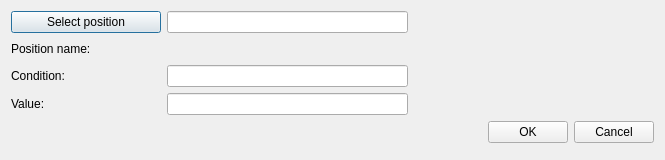
<?xml version="1.0" encoding="UTF-8"?>
<ui version="4.0">
 <class>CreatePercentRate</class>
 <widget class="QDialog" name="CreatePercentRate">
  <property name="geometry">
   <rect>
    <x>0</x>
    <y>0</y>
    <width>665</width>
    <height>160</height>
   </rect>
  </property>
  <property name="windowTitle">
   <string>Create/Update percent rate</string>
  </property>
  <property name="locale">
   <locale language="English" country="UnitedStates"/>
  </property>
  <property name="modal">
   <bool>false</bool>
  </property>
  <layout class="QGridLayout" name="gridLayout">
   <property name="leftMargin">
    <number>11</number>
   </property>
   <property name="topMargin">
    <number>11</number>
   </property>
   <property name="rightMargin">
    <number>11</number>
   </property>
   <property name="bottomMargin">
    <number>17</number>
   </property>
   <item row="3" column="0" colspan="2">
    <widget class="QWidget" name="editSectionWgt" native="true">
     <layout class="QGridLayout" name="gridLayout_3">
      <property name="leftMargin">
       <number>0</number>
      </property>
      <property name="topMargin">
       <number>0</number>
      </property>
      <property name="rightMargin">
       <number>0</number>
      </property>
      <property name="bottomMargin">
       <number>0</number>
      </property>
      <item row="0" column="0">
       <widget class="QLabel" name="valueLb">
        <property name="minimumSize">
         <size>
          <width>150</width>
          <height>0</height>
         </size>
        </property>
        <property name="text">
         <string>Value:</string>
        </property>
       </widget>
      </item>
      <item row="0" column="1">
       <widget class="QLineEdit" name="valueEdit"/>
      </item>
     </layout>
    </widget>
   </item>
   <item row="1" column="1">
    <widget class="QLabel" name="positionPh">
     <property name="minimumSize">
      <size>
       <width>120</width>
       <height>0</height>
      </size>
     </property>
     <property name="font">
      <font>
       <family>Times New Roman</family>
       <pointsize>12</pointsize>
       <weight>75</weight>
       <italic>true</italic>
       <bold>true</bold>
      </font>
     </property>
     <property name="text">
      <string/>
     </property>
    </widget>
   </item>
   <item row="2" column="1">
    <widget class="QLineEdit" name="conditionEdit">
     <property name="toolTip">
      <string>&lt;html&gt;&lt;head/&gt;&lt;body&gt;&lt;p&gt;For example: 10.5&lt;/p&gt;&lt;/body&gt;&lt;/html&gt;</string>
     </property>
    </widget>
   </item>
   <item row="1" column="0">
    <widget class="QLabel" name="nameLb">
     <property name="minimumSize">
      <size>
       <width>150</width>
       <height>0</height>
      </size>
     </property>
     <property name="maximumSize">
      <size>
       <width>50</width>
       <height>16777215</height>
      </size>
     </property>
     <property name="text">
      <string>Position name:</string>
     </property>
    </widget>
   </item>
   <item row="0" column="1">
    <widget class="QLineEdit" name="positionEdit">
     <property name="readOnly">
      <bool>true</bool>
     </property>
    </widget>
   </item>
   <item row="2" column="0">
    <widget class="QLabel" name="conditionLb">
     <property name="minimumSize">
      <size>
       <width>150</width>
       <height>0</height>
      </size>
     </property>
     <property name="text">
      <string>Condition:</string>
     </property>
    </widget>
   </item>
   <item row="0" column="0">
    <widget class="QPushButton" name="positionBtn">
     <property name="text">
      <string>Select position</string>
     </property>
    </widget>
   </item>
   <item row="4" column="0" colspan="3">
    <layout class="QHBoxLayout" name="horizontalLayout">
     <item>
      <spacer name="horizontalSpacer">
       <property name="orientation">
        <enum>Qt::Horizontal</enum>
       </property>
       <property name="sizeHint" stdset="0">
        <size>
         <width>40</width>
         <height>20</height>
        </size>
       </property>
      </spacer>
     </item>
     <item>
      <widget class="QPushButton" name="okBtn">
       <property name="text">
        <string>OK</string>
       </property>
      </widget>
     </item>
     <item>
      <widget class="QPushButton" name="cancelBtn">
       <property name="text">
        <string>Cancel</string>
       </property>
      </widget>
     </item>
    </layout>
   </item>
   <item row="0" column="2">
    <spacer name="horizontalSpacer_2">
     <property name="orientation">
      <enum>Qt::Horizontal</enum>
     </property>
     <property name="sizeHint" stdset="0">
      <size>
       <width>40</width>
       <height>20</height>
      </size>
     </property>
    </spacer>
   </item>
  </layout>
 </widget>
 <tabstops>
  <tabstop>positionBtn</tabstop>
  <tabstop>positionEdit</tabstop>
  <tabstop>conditionEdit</tabstop>
  <tabstop>okBtn</tabstop>
  <tabstop>cancelBtn</tabstop>
 </tabstops>
 <resources/>
 <connections/>
</ui>
